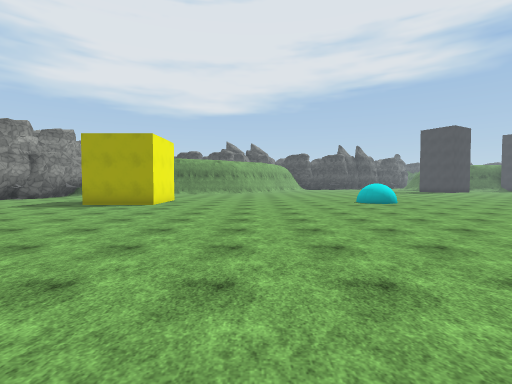
[1] (above)

24 first-person views from a walk through a scene from a Unity 3-D project. The camera is 1.5 m above the floor, tilts 2° down and sees 85° across. The floor is counted in squares, 2 m on a side. Each view is taken from the middle of a square. On the plan, view 1 faces up. The plan holds only what a view shows up to about 10 squares ahead; the rest is blank. The place goes on beyond the plan. Surface patterns are stand-ins for the level's own textures.

[2]
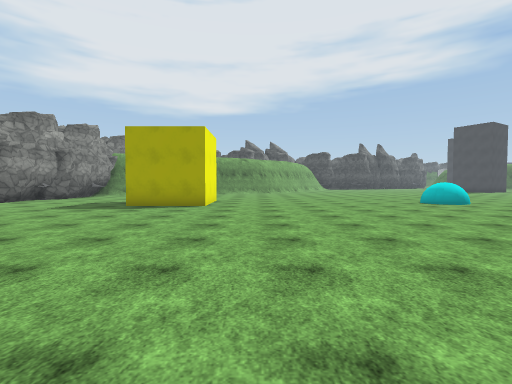

[3]
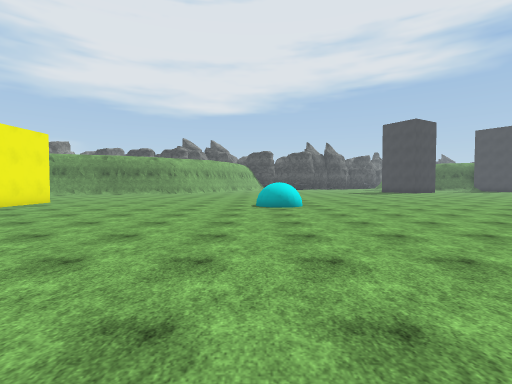

[4]
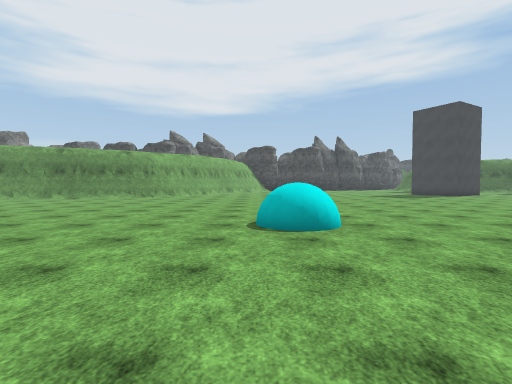

[5]
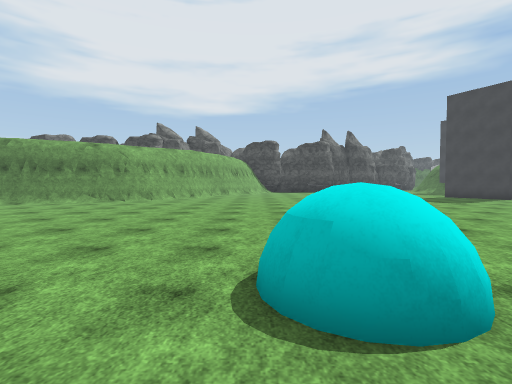

[6]
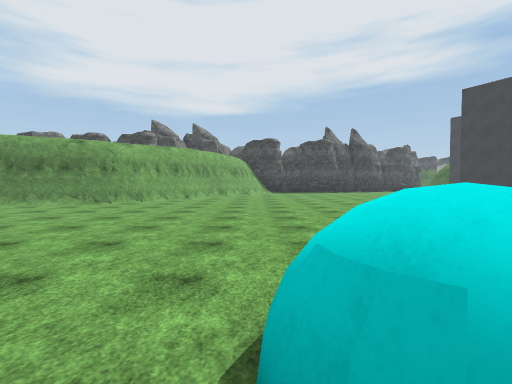

[7]
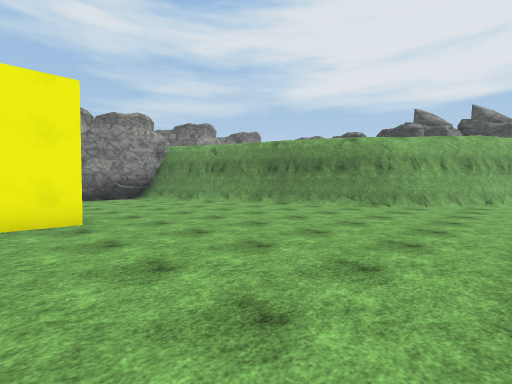

[8]
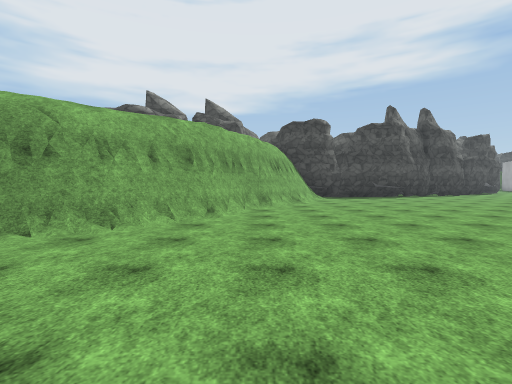

[9]
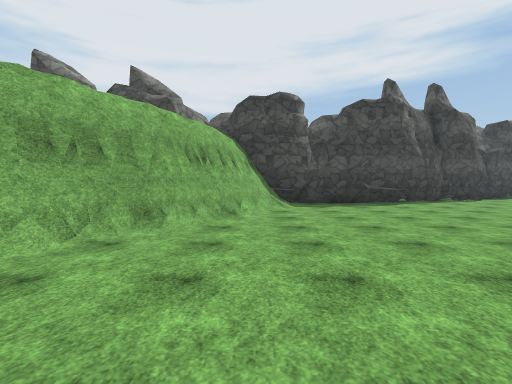

[10]
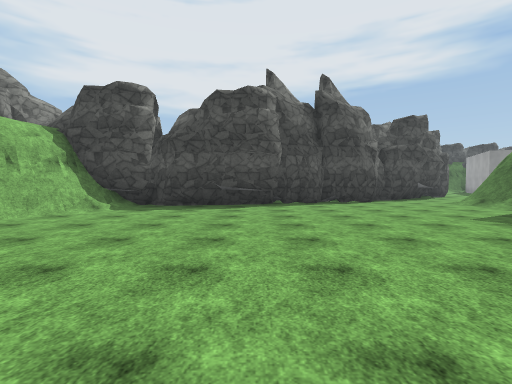

[11]
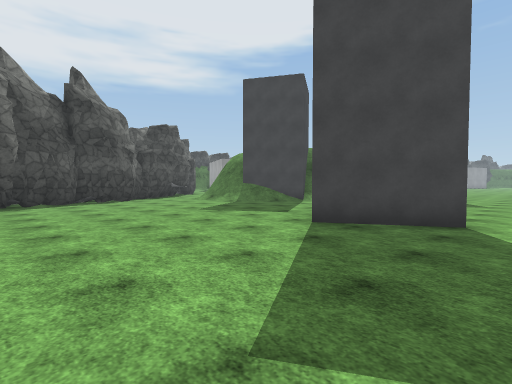

[12]
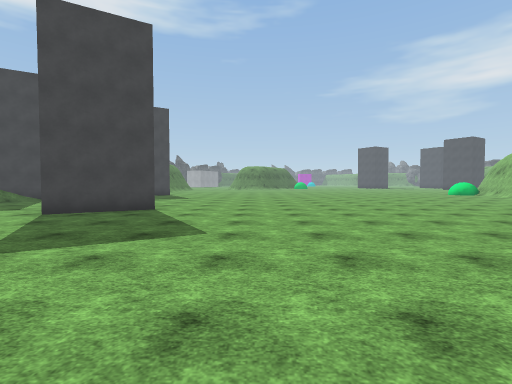

[13]
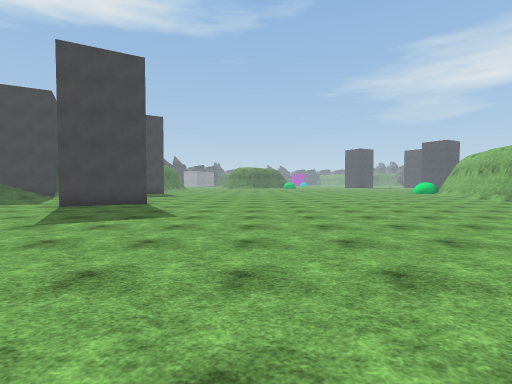

[14]
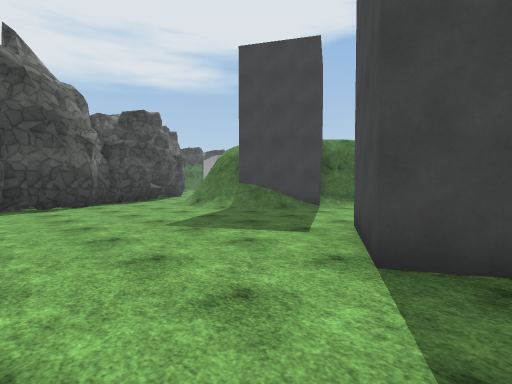

[15]
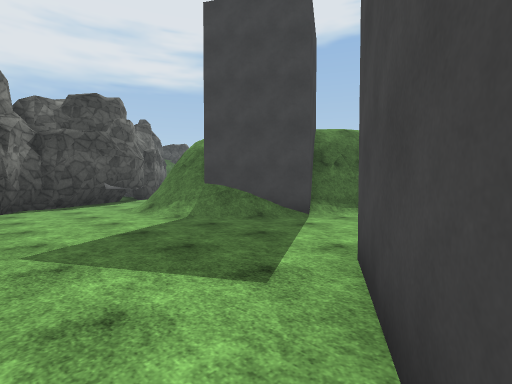

[16]
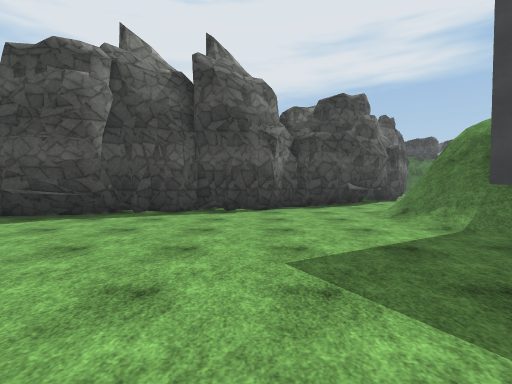

[17]
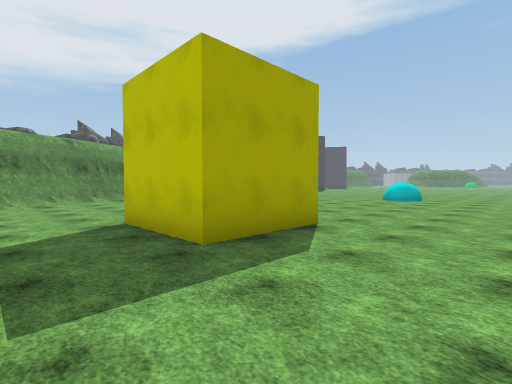

[18]
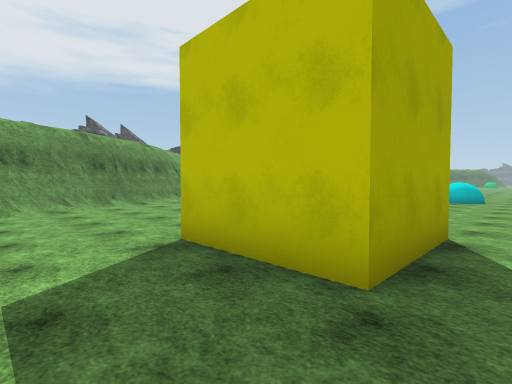

[19]
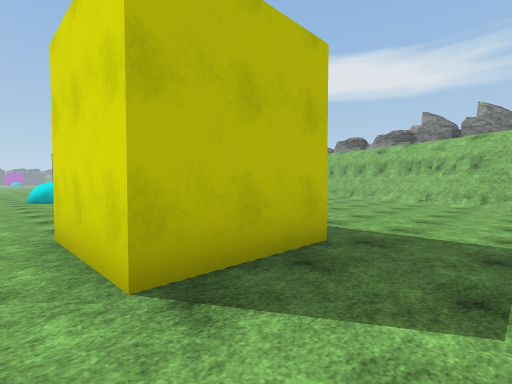

[20]
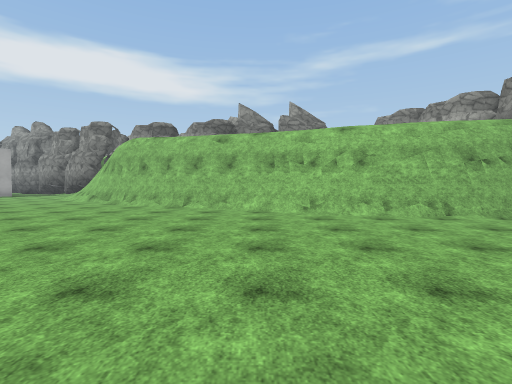

[21]
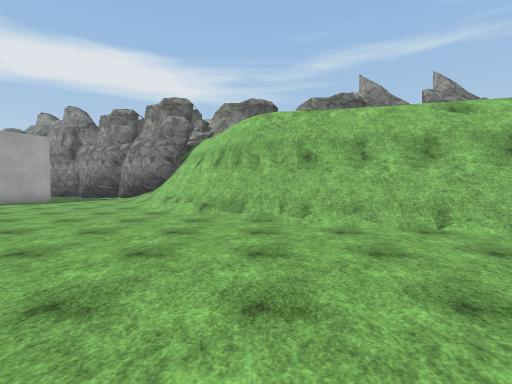

[22]
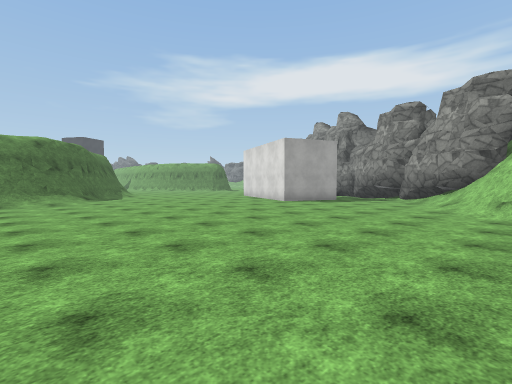

[23]
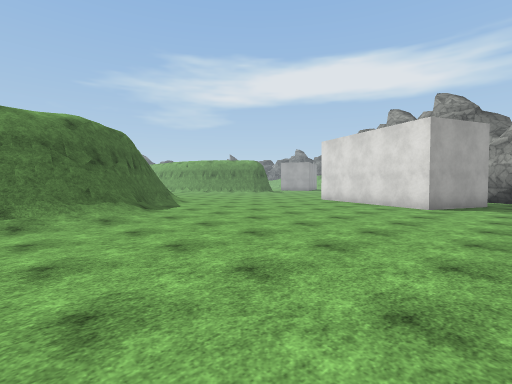

[24]
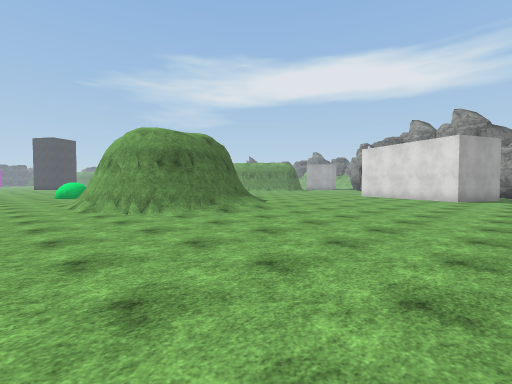

### Floor plan
Key: @ floor where view 1 was taken; # wall or solid block; . floor; / step, stairs or slope; ^ raised ledge.
Columns run from 8 left of view 1 to 17 right of it. Each row starts with its distance up from view 1.
 34                         ##
 33                       ###.
 32                    ####...
 31                  ###..../#
 30             ######....../#
 29             #/........../#
 28            ##............#
 27            ##.............
 26           ##/.............
 25           #/..............
 24          ##............#.
 23         ##............##
 22         ##............##
 21       ###..............#..
 20     ####..................
 19   ###//...................
 18 ###.......................
 17 #.........................
 16 ..........................
 15 ..........................
 14 ..........................
 13 ..........................
 12 ..###.....................
 11 ..###.......^^............
 10 ..###.....................
  9 ..........................
  8 ..........................
  7 ........................//
  6 ....................../###
  5 ....................../#
  4 ....................../#
  3 #...................../##
  2 ####.................../##
  1   ####...................#
  0      ###@................/
 -1        ###...............
 -2          ##/............
 -3           ##/..........
 -4            ##/....##..
 -5            ##/....###
 -6             ###  .#
 -7                  .
 -8                  #

Where each view was taken, in squares from view 1:
view 1: 0 up, 0 right, facing up
view 2: 1 up, 2 left, facing up
view 3: 2 up, 4 right, facing up
view 4: 6 up, 4 right, facing up
view 5: 9 up, 4 right, facing up
view 6: 10 up, 4 right, facing up
view 7: 11 up, 2 right, facing up-left
view 8: 16 up, 2 right, facing up
view 9: 20 up, 4 right, facing up
view 10: 21 up, 9 right, facing up
view 11: 20 up, 9 right, facing up-right
view 12: 18 up, 7 right, facing right
view 13: 17 up, 5 right, facing right
view 14: 22 up, 11 right, facing up-right
view 15: 23 up, 13 right, facing up-right
view 16: 24 up, 13 right, facing up
view 17: 7 up, 8 left, facing up-right
view 18: 9 up, 8 left, facing up-right
view 19: 13 up, 8 left, facing down-right
view 20: 9 up, 4 left, facing down
view 21: 5 up, 1 right, facing down
view 22: 5 up, 3 right, facing down-right
view 23: 5 up, 8 right, facing down-right
view 24: 9 up, 8 right, facing down-right
